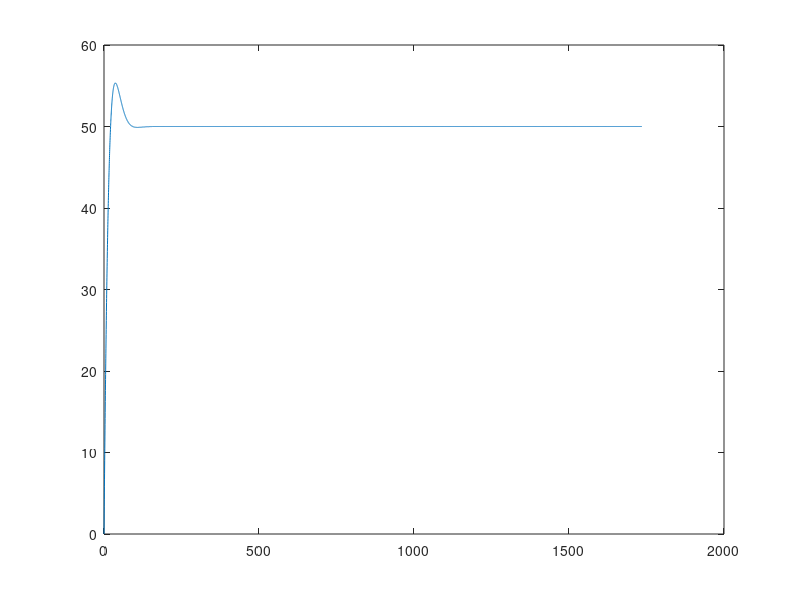

Recreate this plot in MATLAB.
a1 = 0.9955714342212201;
b1 = 0.003742636623226406;

Kp = 4.560255754290251;
Ki = 0.2591464783808238;

Ts = 0.2;
SP = 50;
PV = 0;
resp = 0;
AcaoIntegral = 0;
tempo = 0:0.2:1735;

for i = 0.1:0.2:1735
  Erro = SP - PV;
  AcaoProporcional = Kp*Erro;
  AcaoIntegral = AcaoIntegral + Ki*Ts*Erro;
  AcaoControlador = AcaoProporcional + AcaoIntegral;
  PV = a1*PV + b1*AcaoControlador;
  resp = [resp PV];
end

plot(tempo,resp)
